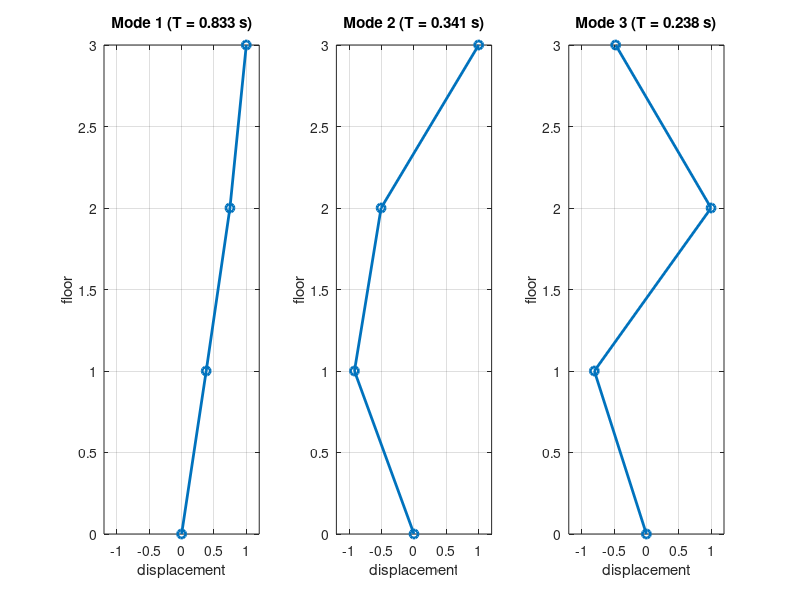

MATLAB code for this plot:
% TOPIC: eigen
% TITLE: Three-story building: eigenvalues and eigenvectors of M\K, natural frequencies, periods and mode shapes
% SOURCE: CE206 slides 08 page 10 (assignment); Chapra Sec. 13.5 / Endfiles building.m
% KEYWORDS: three-story building, multi-storey building, two-storey, storey, story, floors, mass-spring model, stiffness matrix, mass matrix, eigenvalues, eigenvectors, natural frequency, period, modes of vibration, floors
% PROBLEM:
% A mass-spring system represents a three-story building with floor masses m1 = 12000, m2 = 10000,
% m3 = 8000 kg and story stiffnesses k1 = 3000, k2 = 2400, k3 = 1800 kN/m. Use MATLAB to determine the
% eigenvalues and eigenvectors, the natural frequencies and periods, and graphically represent the modes
% of vibration of the structure.
% CHECK: norm(w' - [7.5448 18.4249 26.4310]) < 1e-3
% CODE:
m = [12000 10000 8000];                  % floor masses, kg (one value per floor)
k = [3000 2400 1800]*1e3;                % story stiffnesses, kN/m -> N/m (k(1) = ground story)
n = numel(m);                            % number of floors: works for 2, 3, 4, ... floors
K = zeros(n);
for i = 1:n
    K(i,i) = k(i);
    if i < n
        K(i,i) = K(i,i) + k(i+1);
        K(i,i+1) = -k(i+1);
        K(i+1,i) = -k(i+1);
    end
end
M = diag(m);
[V, D] = eig(M\K);                       % eigenvalues are w^2
[lam, idx] = sort(diag(D));
V = V(:, idx);
w = sqrt(lam); Tp = 2*pi./w;
fprintf('%6s %12s %12s %10s   mode shape (normalized)\n', 'mode', 'w^2', 'w (rad/s)', 'T (s)');
for i = 1:n
    v = V(:,i)/max(abs(V(:,i)));
    fprintf('%6d %12.3f %12.4f %10.4f   [%s]\n', i, lam(i), w(i), Tp(i), sprintf(' %7.4f', v));
end
figure;
for i = 1:n
    v = V(:,i)/max(abs(V(:,i)));
    subplot(1,n,i); plot([0; v], 0:n, 'o-', 'LineWidth', 2); grid on; xlim([-1.2 1.2]);
    title(sprintf('Mode %d (T = %.3f s)', i, Tp(i))); xlabel('displacement'); ylabel('floor');
end
